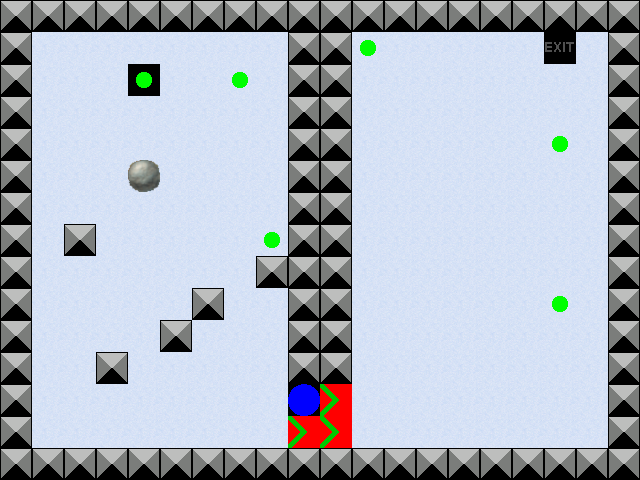

This game map was drawn from its Tiled (.tmx) file and the tilesets committed beside it. A one-line description and the full map source follow:
An orthogonal 20x15 tile map with 32x32 px tiles, 4 tile layers (Layer 0, Layer 1, Layer 2, Layer 3), 4 tilesets.

<map version="1.0" orientation="orthogonal" width="20" height="15" tilewidth="32" tileheight="32">
 <properties>
  <property name="Title" value="Level 4" />
  <property name="Description" value="The first level ever!" />
 </properties>
 <tileset firstgid="1" name="Layer0" tilewidth="32" tileheight="32">
  <image source="Layer0.png" width="192" height="64" />
 </tileset>
 <tileset firstgid="13" name="Layer1" tilewidth="32" tileheight="32">
  <image source="Layer1.png" width="64" height="32" />
 </tileset>
 <tileset firstgid="15" name="Layer2" tilewidth="32" tileheight="32">
  <image source="Layer2.png" width="32" height="32" />
 </tileset>
 <tileset firstgid="16" name="Layer3" tilewidth="32" tileheight="32">
  <image source="Layer3.png" width="64" height="32" />
 </tileset>
 <layer name="Layer 0" width="20" height="15">
  <data encoding="csv">
2,2,2,2,2,2,2,2,2,2,2,2,2,2,2,2,2,2,2,2,
2,3,3,3,3,3,3,3,3,2,2,3,3,3,3,3,3,1,3,2,
2,3,3,3,0,3,3,3,3,2,2,3,3,3,3,3,3,3,3,2,
2,3,3,3,3,3,3,3,3,2,2,3,3,3,3,3,3,3,3,2,
2,3,3,3,3,3,3,3,3,2,2,3,3,3,3,3,3,3,3,2,
2,3,3,3,3,3,3,3,3,2,2,3,3,3,3,3,3,3,3,2,
2,3,3,3,3,3,3,3,3,2,2,3,3,3,3,3,3,3,3,2,
2,3,2,3,3,3,3,3,3,2,2,3,3,3,3,3,3,3,3,2,
2,3,3,3,3,3,3,3,2,2,2,3,3,3,3,3,3,3,3,2,
2,3,3,3,3,3,2,3,3,2,2,3,3,3,3,3,3,3,3,2,
2,3,3,3,3,2,3,3,3,2,2,3,3,3,3,3,3,3,3,2,
2,3,3,2,3,3,3,3,3,2,2,3,3,3,3,3,3,3,3,2,
2,3,3,3,3,3,3,3,3,0,10,3,3,3,3,3,3,3,3,2,
2,3,3,3,3,3,3,3,3,10,10,3,3,3,3,3,3,3,3,2,
2,2,2,2,2,2,2,2,2,2,2,2,2,2,2,2,2,2,2,2
</data>
 </layer>
 <layer name="Layer 1" width="20" height="15">
  <data encoding="csv">
0,0,0,0,0,0,0,0,0,0,0,0,0,0,0,0,0,0,0,0,
0,0,0,0,0,0,0,0,0,0,0,0,0,0,0,0,0,0,0,0,
0,0,0,0,0,0,0,0,0,0,0,0,0,0,0,0,0,0,0,0,
0,0,0,0,0,0,0,0,0,0,0,0,0,0,0,0,0,0,0,0,
0,0,0,0,0,0,0,0,0,0,0,0,0,0,0,0,0,0,0,0,
0,0,0,0,0,0,0,0,0,0,0,0,0,0,0,0,0,0,0,0,
0,0,0,0,0,0,0,0,0,0,0,0,0,0,0,0,0,0,0,0,
0,0,0,0,0,0,0,0,0,0,0,0,0,0,0,0,0,0,0,0,
0,0,0,0,0,0,0,0,0,0,0,0,0,0,0,0,0,0,0,0,
0,0,0,0,0,0,0,0,0,0,0,0,0,0,0,0,0,0,0,0,
0,0,0,0,0,0,0,0,0,0,0,0,0,0,0,0,0,0,0,0,
0,0,0,0,0,0,0,0,0,0,0,0,0,0,0,0,0,0,0,0,
0,0,0,0,0,0,0,0,0,0,0,0,0,0,0,0,0,0,0,0,
0,0,0,0,0,0,0,0,0,0,0,0,0,0,0,0,0,0,0,0,
0,0,0,0,0,0,0,0,0,0,0,0,0,0,0,0,0,0,0,0
</data>
 </layer>
 <layer name="Layer 2" width="20" height="15">
  <data encoding="csv">
0,0,0,0,0,0,0,0,0,0,0,0,0,0,0,0,0,0,0,0,
0,0,0,0,0,0,0,0,0,0,0,0,0,0,0,0,0,0,0,0,
0,0,0,0,0,0,0,0,0,0,0,0,0,0,0,0,0,0,0,0,
0,0,0,0,0,0,0,0,0,0,0,0,0,0,0,0,0,0,0,0,
0,0,0,0,0,0,0,0,0,0,0,0,0,0,0,0,0,0,0,0,
0,0,0,0,15,0,0,0,0,0,0,0,0,0,0,0,0,0,0,0,
0,0,0,0,0,0,0,0,0,0,0,0,0,0,0,0,0,0,0,0,
0,0,0,0,0,0,0,0,0,0,0,0,0,0,0,0,0,0,0,0,
0,0,0,0,0,0,0,0,0,0,0,0,0,0,0,0,0,0,0,0,
0,0,0,0,0,0,0,0,0,0,0,0,0,0,0,0,0,0,0,0,
0,0,0,0,0,0,0,0,0,0,0,0,0,0,0,0,0,0,0,0,
0,0,0,0,0,0,0,0,0,0,0,0,0,0,0,0,0,0,0,0,
0,0,0,0,0,0,0,0,0,0,0,0,0,0,0,0,0,0,0,0,
0,0,0,0,0,0,0,0,0,0,0,0,0,0,0,0,0,0,0,0,
0,0,0,0,0,0,0,0,0,0,0,0,0,0,0,0,0,0,0,0
</data>
 </layer>
 <layer name="Layer 3" width="20" height="15">
  <data encoding="csv">
0,0,0,0,0,0,0,0,0,0,0,0,0,0,0,0,0,0,0,0,
0,0,0,0,0,0,0,0,0,0,0,17,0,0,0,0,0,0,0,0,
0,0,0,0,17,0,0,17,0,0,0,0,0,0,0,0,0,0,0,0,
0,0,0,0,0,0,0,0,0,0,0,0,0,0,0,0,0,0,0,0,
0,0,0,0,0,0,0,0,0,0,0,0,0,0,0,0,0,17,0,0,
0,0,0,0,0,0,0,0,0,0,0,0,0,0,0,0,0,0,0,0,
0,0,0,0,0,0,0,0,0,0,0,0,0,0,0,0,0,0,0,0,
0,0,0,0,0,0,0,0,17,0,0,0,0,0,0,0,0,0,0,0,
0,0,0,0,0,0,0,0,0,0,0,0,0,0,0,0,0,0,0,0,
0,0,0,0,0,0,0,0,0,0,0,0,0,0,0,0,0,17,0,0,
0,0,0,0,0,0,0,0,0,0,0,0,0,0,0,0,0,0,0,0,
0,0,0,0,0,0,0,0,0,0,0,0,0,0,0,0,0,0,0,0,
0,0,0,0,0,0,0,0,0,16,0,0,0,0,0,0,0,0,0,0,
0,0,0,0,0,0,0,0,0,0,0,0,0,0,0,0,0,0,0,0,
0,0,0,0,0,0,0,0,0,0,0,0,0,0,0,0,0,0,0,0
</data>
 </layer>
</map>
